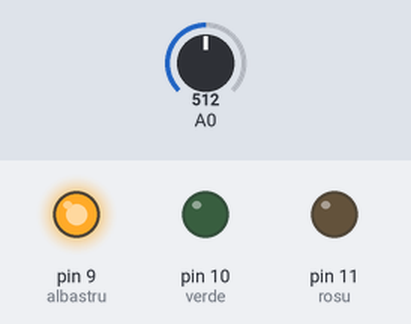
This sketch was run on a simulated Arduino Uno, built with avr-gcc and run on an emulated ATmega328P. On the bench: output pins drawn as LEDs (lit = HIGH). The test bench sets the inputs (shaded band); at power-on: A0 = 512.

Above: at 1.2 s.
1.3 s: A0 set to 466
2.8 s: A0 set to 440
At 3.2 s:
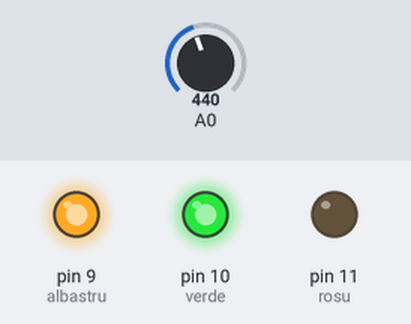
4.3 s: A0 set to 314
5.8 s: A0 set to 290
At 6.7 s:
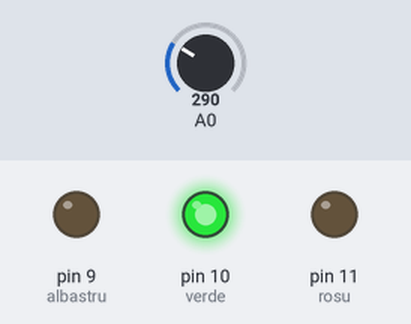
7.3 s: A0 set to 165
8.8 s: A0 set to 143
At 10.2 s:
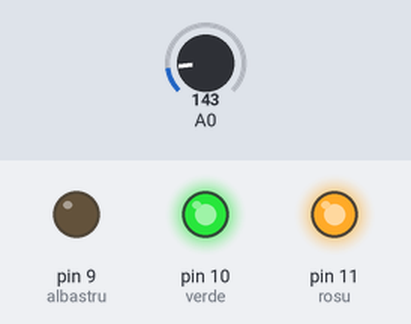
Timing chart, 0 to 11.3 s (numbered marks = the images above; inputs shaded):
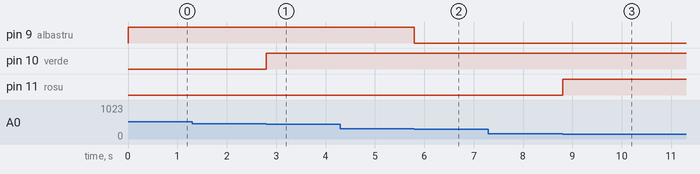

The sketch:

Potentiometer___RGB.ino
```cpp
void setup()
{
  pinMode(11, OUTPUT); //rosu
  pinMode(10, OUTPUT); //verde
  pinMode(9, OUTPUT);  //albastru
}

void loop() {

  if (analogRead(0) > 900)
    rgb(255, 255, 255); // alb
  else if (analogRead(0) > 750)
    rgb(255, 0, 0); // rosu
  else if (analogRead(0) > 600)
    rgb(255, 0, 255); // roz
  else if (analogRead(0) > 450)
    rgb(0, 0, 255); // albastru
  else if (analogRead(0) > 300)
    rgb(0, 255, 255); // albastru verzui
  else if (analogRead(0) > 150)
    rgb(0, 255, 0); // verde
  else if (analogRead(0) > 0)
    rgb(255, 255, 0); // galben
}

void rgb(int rosu, int verde, int albastru) {
  analogWrite(11, rosu);
  analogWrite(10, verde);
  analogWrite(9, albastru);
}
```

Measured:
- the behaviour switches between 451 and 450 on A0 (found by bisection; images 0 and 1)
- the behaviour switches between 301 and 300 on A0 (found by bisection; images 1 and 2)
- the behaviour switches between 151 and 150 on A0 (found by bisection; images 2 and 3)
- after the input at 1.3 s, every drawn part: stays the same
- after the input at 2.8 s, pin 10 (verde): LOW → HIGH at once
- after the input at 4.3 s, every drawn part: stays the same
- after the input at 5.8 s, pin 9 (albastru): HIGH → LOW at once
- after the input at 7.3 s, every drawn part: stays the same
- after the input at 8.8 s, pin 11 (rosu): LOW → HIGH at once
